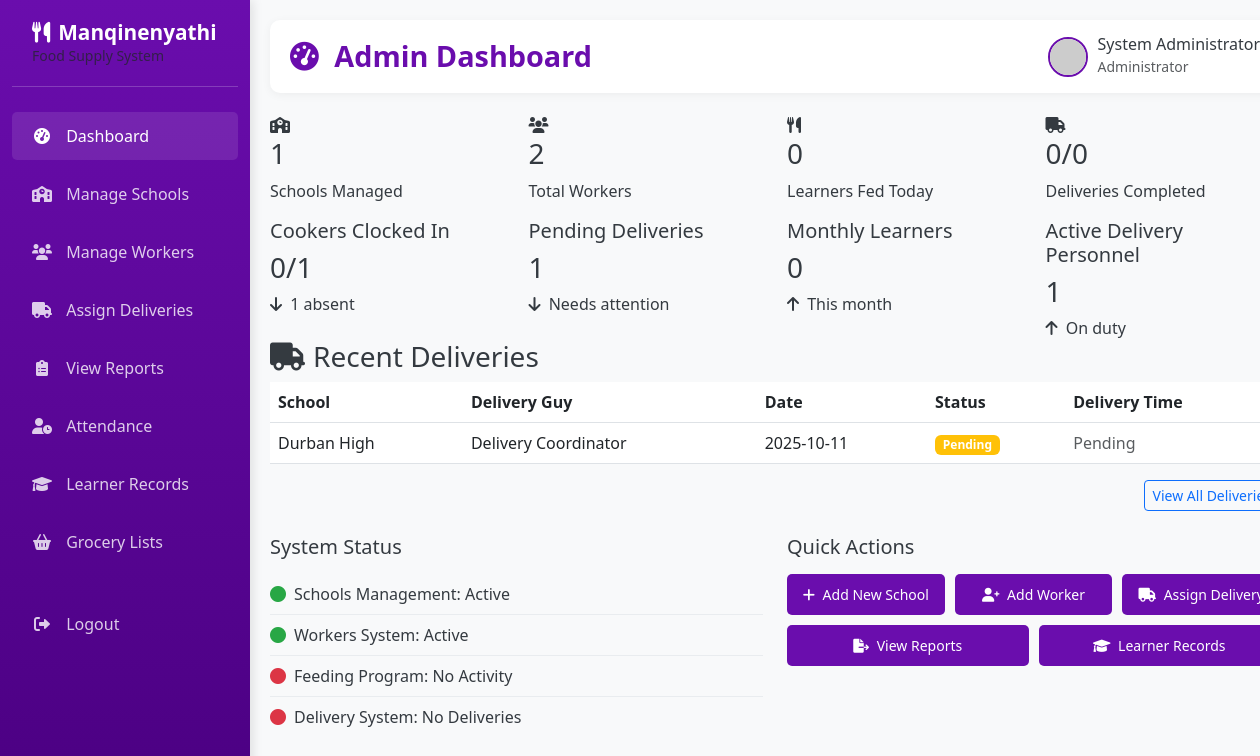
Screenshot of /dashboard/admin (signed in) with the database file from the repository.
### app.py (models this page shows, shortened)
class Delivery(db.Model):
    __tablename__ = 'deliveries'
    delivery_id = db.Column(db.Integer, primary_key=True)
    school_id = db.Column(db.Integer, db.ForeignKey('schools.school_id'), nullable=False)
    cooker_id = db.Column(db.Integer, db.ForeignKey('users.user_id'), nullable=False)  # New field
    delivery_date = db.Column(db.Date, nullable=False)
    location = db.Column(db.String(150), nullable=False)
    delivery_guy_id = db.Column(db.Integer, db.ForeignKey('users.user_id'), nullable=False)
    status = db.Column(db.Enum('Pending', 'Delivered'), default='Pending')
    delivered_time = db.Column(db.DateTime)
    remarks = db.Column(db.Text)
    created_at = db.Column(db.DateTime, default=datetime.utcnow)
    cooker = db.relationship('User', backref='deliveries_for_cooker', foreign_keys=[cooker_id])

class School(db.Model):
    __tablename__ = 'schools'
    school_id = db.Column(db.Integer, primary_key=True)
    school_name = db.Column(db.String(150), nullable=False)
    location = db.Column(db.String(150), nullable=False)
    contact_person = db.Column(db.String(100), nullable=False)
    contact_number = db.Column(db.String(20), nullable=False)
    created_at = db.Column(db.DateTime, default=datetime.utcnow)
    deliveries = db.relationship('Delivery', backref='school')
    attendance = db.relationship('Attendance', backref='school')
    learners = db.relationship('Learner', backref='school')

class User(db.Model):
    __tablename__ = 'users'
    user_id = db.Column(db.Integer, primary_key=True)
    full_name = db.Column(db.String(100), nullable=False)
    email = db.Column(db.String(100), unique=True, nullable=False)
    password = db.Column(db.String(255), nullable=False)
    role = db.Column(db.Enum('admin', 'cooker', 'delivery'), nullable=False)
    phone = db.Column(db.String(20))
    created_at = db.Column(db.DateTime, default=datetime.utcnow)
    deliveries = db.relationship('Delivery', backref='delivery_guy', foreign_keys='Delivery.delivery_guy_id')
    attendance = db.relationship('Attendance', backref='cooker', foreign_keys='Attendance.cooker_id')
    learners = db.relationship('Learner', backref='cooker', foreign_keys='Learner.cooker_id')

### app.py (the view)
@app.route('/dashboard/admin')
def dashboard_admin():
    if session.get('role') != 'admin':
        return redirect(url_for('home'))
    today = datetime.now().date()
    total_schools = School.query.count()
    total_workers = User.query.filter(User.role.in_(['cooker', 'delivery'])).count()
    learners_fed_today = Learner.query.filter_by(date_served=today).count()
    total_deliveries_today = Delivery.query.filter_by(delivery_date=today).count()
    completed_deliveries_today = Delivery.query.filter_by(
        delivery_date=today,
        status='Delivered'
    ).count()
    total_cookers = User.query.filter_by(role='cooker').count()
    cookers_clocked_in = Attendance.query.filter_by(date=today).distinct(Attendance.cooker_id).count()
    current_month = datetime.now().month
    current_year = datetime.now().year
    monthly_learners = Learner.query.filter(
        db.extract('month', Learner.date_served) == current_month,
        db.extract('year', Learner.date_served) == current_year
    ).count()
    active_delivery_guys = User.query.filter_by(role='delivery').count()
    pending_deliveries = Delivery.query.filter_by(status='Pending').count()
    recent_deliveries = Delivery.query.order_by(Delivery.delivery_date.desc()).limit(5).all()
    return render_template('dashboard_admin.html',
                         total_schools=total_schools,
                         total_workers=total_workers,
                         learners_fed_today=learners_fed_today,
                         total_deliveries_today=total_deliveries_today,
                         completed_deliveries_today=completed_deliveries_today,
                         cookers_clocked_in=cookers_clocked_in,
                         total_cookers=total_cookers,
                         monthly_learners=monthly_learners,
                         active_delivery_guys=active_delivery_guys,
                         pending_deliveries=pending_deliveries,
                         recent_deliveries=recent_deliveries)

### templates/dashboard_admin.html (shortened to what this page needs)
{% extends "admin_base.html" %}
{% block page_title %}Admin Dashboard{% endblock %}
{% block content %}
<div class="row">
    <div class="col-md-3">
        <div class="dashboard-card">
            <div class="card-icon">
                <i class="fas fa-school"></i>
            </div>
            <h3>{{ total_schools }}</h3>
            <p>Schools Managed</p>
        </div>
    </div>
    <div class="col-md-3">
        <div class="dashboard-card">
            <div class="card-icon">
                <i class="fas fa-users"></i>
            </div>
            <h3>{{ total_workers }}</h3>
            <p>Total Workers</p>
        </div>
    </div>
    <div class="col-md-3">
        <div class="dashboard-card">
            <div class="card-icon">
                <i class="fas fa-utensils"></i>
            </div>
            <h3>{{ learners_fed_today }}</h3>
            <p>Learners Fed Today</p>
        </div>
    </div>
    <div class="col-md-3">
        <div class="dashboard-card">
            <div class="card-icon">
                <i class="fas fa-truck"></i>
            </div>
            <h3>{{ completed_deliveries_today }}/{{ total_deliveries_today }}</h3>
            <p>Deliveries Completed</p>
        </div>
    </div>
</div>
<div class="row">
    <div class="col-md-3">
        <div class="stats-card">
            <h5>Cookers Clocked In</h5>
            <h3>{{ cookers_clocked_in }}/{{ total_cookers }}</h3>
            <div class="trend {% if cookers_clocked_in == total_cookers %}up{% else %}down{% endif %}">
                <i class="fas fa-{% if cookers_clocked_in == total_cookers %}arrow-up{% else %}arrow-down{% endif %} me-1"></i>
                {% if cookers_clocked_in == total_cookers %}All present today{% else %}{{ total_cookers - cookers_clocked_in }} absent{% endif %}
            </div>
        </div>
    </div>
    <div class="col-md-3">
        <div class="stats-card">
            <h5>Pending Deliveries</h5>
            <h3>{{ pending_deliveries }}</h3>
            <div class="trend {% if pending_deliveries == 0 %}up{% else %}down{% endif %}">
                <i class="fas fa-{% if pending_deliveries == 0 %}arrow-up{% else %}arrow-down{% endif %} me-1"></i>
                {% if pending_deliveries == 0 %}All clear{% else %}Needs attention{% endif %}
            </div>
        </div>
    </div>
    <div class="col-md-3">
        <div class="stats-card">
            <h5>Monthly Learners</h5>
            <h3>{{ monthly_learners }}</h3>
            <div class="trend up">
                <i class="fas fa-arrow-up me-1"></i> This month
            </div>
        </div>
    </div>
    <div class="col-md-3">
        <div class="stats-card">
            <h5>Active Delivery Personnel</h5>
            <h3>{{ active_delivery_guys }}</h3>
            <div class="trend up">
                <i class="fas fa-arrow-up me-1"></i> On duty
            </div>
        </div>
    </div>
</div>
<div class="row">
    <div class="col-md-12">
        <div class="table-container">
            <h3><i class="fas fa-truck me-2"></i>Recent Deliveries</h3>
            <div class="table-responsive">
                <table class="table table-hover">
                    <thead>
                        <tr>
                            <th>School</th>
                            <th>Delivery Guy</th>
                            <th>Date</th>
                            <th>Status</th>
                            <th>Delivery Time</th>
                        </tr>
                    </thead>
                    <tbody>
                        {% for delivery in recent_deliveries %}
                        <tr>
                            <td>{{ delivery.school.school_name }}</td>
                            <td>{{ delivery.delivery_guy.full_name }}</td>
                            <td>{{ delivery.delivery_date.strftime('%Y-%m-%d') }}</td>
                            <td>
                                <span class="badge {% if delivery.status == 'Delivered' %}bg-success{% else %}bg-warning{% endif %}">
                                    {{ delivery.status }}
                                </span>
                            </td>
                            <td>
                                {% if delivery.delivered_time %}
                                    {{ delivery.delivered_time.strftime('%H:%M') }}
                                {% else %}
                                    <span class="text-muted">Pending</span>
                                {% endif %}
                            </td>
                        </tr>
                        {% endfor %}
                    </tbody>
                </table>
            </div>
            <div class="text-end">
                <a href="{{ url_for('manage_deliveries') }}" class="btn btn-sm btn-outline-primary">View All Deliveries</a>
            </div>
        </div>
    </div>
</div>
<div class="row mt-4">
    <div class="col-md-6">
        <div class="stats-card">
            <h5>System Status</h5>
            <div class="system-status">
                <div class="status-item {% if total_schools > 0 %}online{% else %}offline{% endif %}">
                    <i class="fas fa-circle me-2"></i>
                    <span>Schools Management: {% if total_schools > 0 %}Active{% else %}No Data{% endif %}</span>
                </div>
                <div class="status-item {% if total_workers > 0 %}online{% else %}offline{% endif %}">
                    <i class="fas fa-circle me-2"></i>
                    <span>Workers System: {% if total_workers > 0 %}Active{% else %}No Data{% endif %}</span>
                </div>
                <div class="status-item {% if learners_fed_today > 0 %}online{% else %}offline{% endif %}">
                    <i class="fas fa-circle me-2"></i>
                    <span>Feeding Program: {% if learners_fed_today > 0 %}Active{% else %}No Activity{% endif %}</span>
                </div>
                <div class="status-item {% if completed_deliveries_today > 0 %}online{% else %}offline{% endif %}">
                    <i class="fas fa-circle me-2"></i>
                    <span>Delivery System: {% if completed_deliveries_today > 0 %}Active{% else %}No Deliveries{% endif %}</span>
                </div>
            </div>
        </div>
    </div>
    <div class="col-md-6">
        <div class="stats-card">
            <h5>Quick Actions</h5>
            <div class="quick-actions">
                <a href="{{ url_for('add_school') }}" class="quick-action-btn">
                    <i class="fas fa-plus me-1"></i> Add New School
                </a>
                <a href="{{ url_for('add_worker') }}" class="quick-action-btn">
                    <i class="fas fa-user-plus me-1"></i> Add Worker
                </a>
                <a href="{{ url_for('assign_delivery') }}" class="quick-action-btn">
                    <i class="fas fa-truck me-1"></i> Assign Delivery
                </a>
                <a href="{{ url_for('admin_reports') }}" class="quick-action-btn">
                    <i class="fas fa-file-export me-1"></i> View Reports
                </a>
                <a href="{{ url_for('admin_learner_records') }}" class="quick-action-btn">
                    <i class="fas fa-graduation-cap me-1"></i> Learner Records
                </a>
            </div>
        </div>
    </div>
</div>
{% endblock %}

### templates/admin_base.html (style rules this page uses)
:root { --primary-purple: #6a0dad; --light-purple: #8a2be2; --dark-purple: #4b0082; --accent-purple: #9370db; --white: #ffffff; --light-gray: #f8f9fa; --medium-gray: #e9ecef; --dark-gray: #6c757d; --text-dark: #343a40; }
body { font-family: 'Segoe UI', Tahoma, Geneva, Verdana, sans-serif; background-color: var(--light-gray); color: var(--text-dark); }

### templates/dashboard_admin.html (style rules this page uses)
.system-status { margin-top: 15px; }
.status-item { display: flex; align-items: center; padding: 8px 0; border-bottom: 1px solid var(--medium-gray); }
.status-item:last-child { border-bottom: none; }
.status-item.online i { color: #28a745; }
.status-item.offline i { color: #dc3545; }
.quick-actions { display: flex; flex-wrap: wrap; gap: 10px; margin-top: 15px; }
.quick-action-btn { background-color: var(--primary-purple); color: white; border: none; border-radius: 5px; padding: 10px 15px; font-size: 14px; transition: background-color 0.3s; text-decoration: none; display: inline-block; text-align: center; flex: 1; min-width: 120px; }

### rows the page displays
Delivery: school.school_name "Durban High", delivery_guy.full_name "Delivery Coordinator", delivery_date "2025-10-11", status "Pending"

### other values shown
{{ session.get('username', 'Admin User') }} "System Administrator"
{{ total_schools }} "1"
{{ total_workers }} "2"
{{ learners_fed_today }} "0"
{{ completed_deliveries_today }} "0"
{{ total_deliveries_today }} "0"
{{ cookers_clocked_in }} "0"
{{ total_cookers }} "1"
{{ total_cookers - cookers_clocked_in }} "1"
{{ pending_deliveries }} "1"
{{ monthly_learners }} "0"
{{ active_delivery_guys }} "1"
